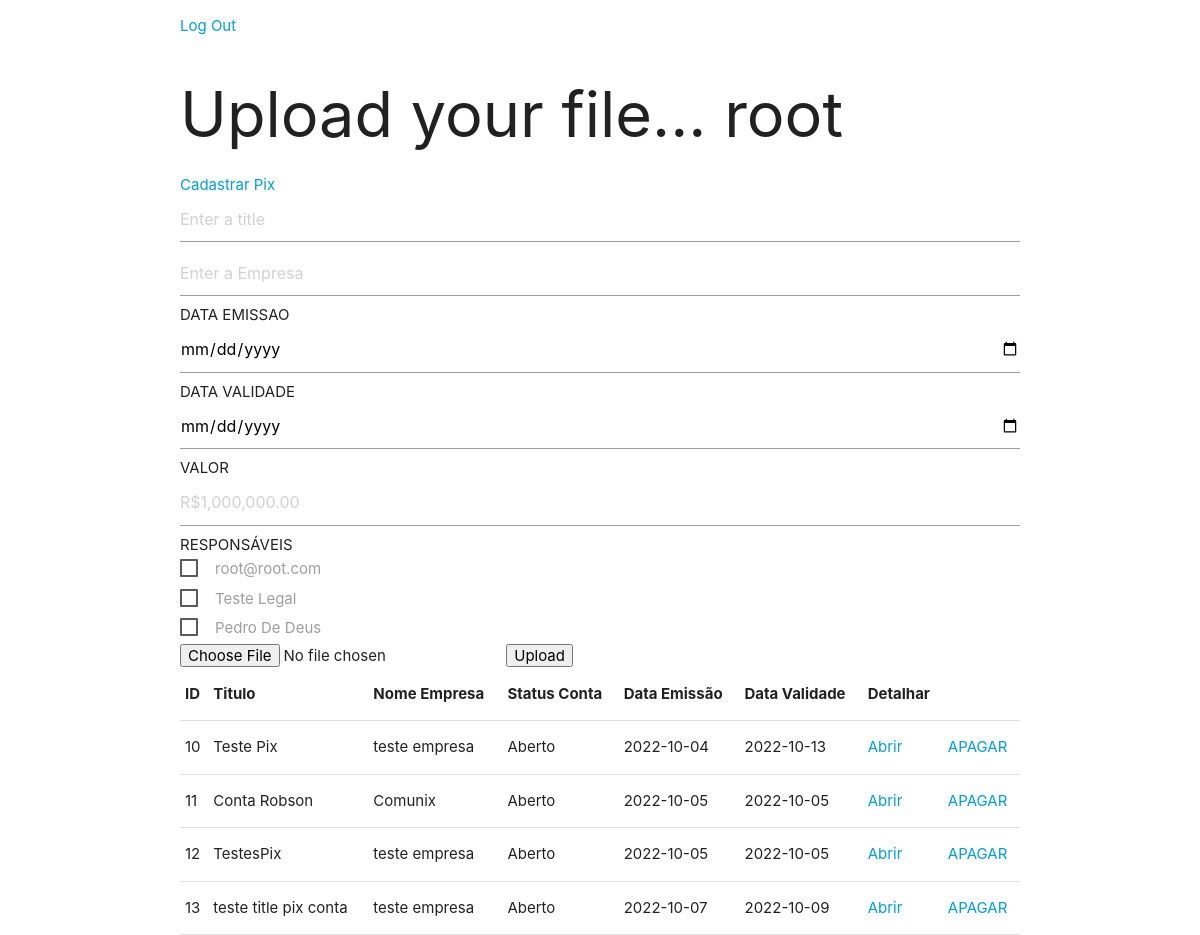
/ (signed in), run on the app's committed database.
### user/models.py (models this page shows)
class Profile(AbstractUser):
    email = models.EmailField(_("email address"), blank=True, unique=True)
    age = models.PositiveIntegerField(blank=True, null=True)
    USERNAME_FIELD = "email"
    REQUIRED_FIELDS = ["username"]

### upload/models.py (models this page shows)
class Base(models.Model):
    created_at = models.DateTimeField(auto_now_add=True)
    updated_at = models.DateTimeField(auto_now=True)
    class Meta:
        abstract = True

class Conta(Base):
    title = models.CharField(max_length=200)
    empresa = models.CharField(max_length=200)
    status = models.CharField(max_length=8 , default=padrao)
    imagem = models.ImageField(upload_to='contas')
    data_emissao = models.CharField(max_length=10)
    data_validade = models.CharField(max_length=11)
    valor = models.FloatField()
    user_id = models.ForeignKey(Profile , on_delete=models.CASCADE ,related_name='conta')
    class Meta:
        verbose_name = 'Conta'
        verbose_name_plural = 'Contas'

### upload/views.py (the view)
# urls.py: path('', views.index , name="uploadFile"),
@login_required(login_url='/login')
def index(request):
    user = Profile.objects.get(email=request.user)
    users = Profile.objects.all()
    contas = Conta.objects.all()
    return render(request , "index.html", context= {
        "user": user,
        "users": users,
        "contas": contas,
    })

### upload/templates/index.html (shortened to what this page needs)
<!DOCTYPE html>
<html lang="en">
<head>
    <link rel="stylesheet" href="https://cdnjs.cloudflare.com/ajax/libs/materialize/1.0.0/css/materialize.min.css">
    {% load static %}
    <link rel="stylesheet" href="{% static 'index.css' %}">
</head>
<body>
    <div class="container">
        <p><a href="{% url 'logout' %}">Log Out</a></p>
        <h1 class="teste">Upload your file... {{ user.username }}</h1>
        <a href="{%url 'cadastrar_pix'%}">Cadastrar Pix</a>
        <form action="{% url 'create_conta' %}" method="POST" enctype="multipart/form-data">
            <input type="text" name="title" placeholder="Enter a title">
            <input type="text" name="empresa" placeholder="Enter a Empresa">
            DATA EMISSAO
            <input type="date" id="start" name="data_emissao" value="0000-00-00" min="2018-01-01" max="2022-12-31">
            DATA VALIDADE
            <input type="date" id="start" name="data_validade" value="0000-00-00" min="2018-01-01" max="2050-12-31">
            VALOR
            <input placeholder="R$1,000,000.00" min="1" name="valor" step="any" />
            RESPONSÁVEIS
            <div class="responsaveis">
                {% for user in users%}
                {%if user.first_name == ''%}
                <label class="user-item">
                    <span>{{ user.email }}</span>
                </label>
                {%else%}
                <label class="user-item">
                    <span>{{ user.first_name }} {{user.last_name}}</span>
                </label>
                {%endif%}
                {%endfor%}
            </div>
            <input type="file" name="uploadedFile">
            <input type="submit" value="Upload">
        </form>
        <table>
            <tr>
                <th>ID</th>
                <th>Titulo</th>
                <th>Nome Empresa</th>
                <th>Status Conta</th>
                <th>Data Emissão</th>
                <th>Data Validade</th>
                <th>Detalhar</th>
            </tr>
            {% for conta in contas %}
            <tr>
                <td>{{ conta.id }}</td>
                <td>{{ conta.title }}</td>
                <td>{{ conta.empresa }}</td>
                <td>{{ conta.status }}</td>
                <td>{{ conta.data_emissao }}</td>
                <td>{{ conta.data_validade }}</td>
                <td><a href="{% url 'retrieveFile' conta.id%}">Abrir</a></td>
                <td><a href="{% url 'delete' conta.id %}">APAGAR</a></td>
            </tr>
            {% endfor %}
        </table>
    </div>
</body>
</html>

### upload/static/index.css (style rules this page uses)
html,body { padding: 0; height: 100%; width: 100%; display: flex; justify-content: center; }
.responsaveis { display: flex; flex-direction: column; }
.user-item { padding-bottom: 0.5%; }

### data on the page
Profile: username "root", email "root@root.com"
Profile: first_name "Teste", last_name "Legal"
Profile: first_name "Pedro", last_name "De Deus"
Conta: id "10", title "Teste Pix", empresa "teste empresa", status "Aberto", data_emissao "2022-10-04", data_validade "2022-10-13"
Conta: id "11", title "Conta Robson", empresa "Comunix", status "Aberto", data_emissao "2022-10-05", data_validade "2022-10-05"
Conta: id "12", title "TestesPix", empresa "teste empresa", status "Aberto", data_emissao "2022-10-05", data_validade "2022-10-05"
Conta: id "13", title "teste title pix conta", empresa "teste empresa", status "Aberto", data_emissao "2022-10-07", data_validade "2022-10-09"
